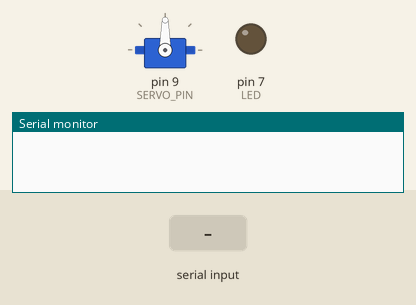
A sketch run on a simulated Arduino Uno, built with avr-gcc and run on an emulated ATmega328P. On the bench: servo, output pins drawn as LEDs (lit = HIGH), the last lines printed to the serial monitor. The test bench sets the inputs (shaded band).

Above: at 1.2 s.
1.3 s: "led-prender\n" received over Serial
At 2.4 s:
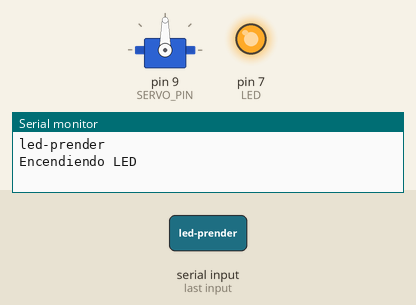
2.8 s: "puerta\n" received over Serial
At 4.1 s:
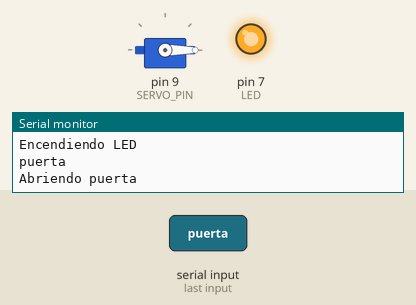
5.3 s: "led-apagar\n" received over Serial
At 6.5 s:
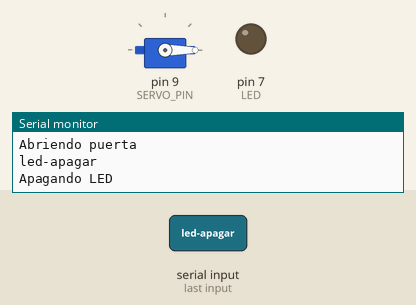
6.8 s: "puerta\n" received over Serial
At 7.6 s:
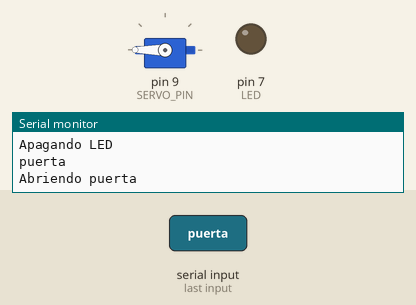
Timing chart, 0 to 9.8 s (numbered marks = the images above; inputs shaded):
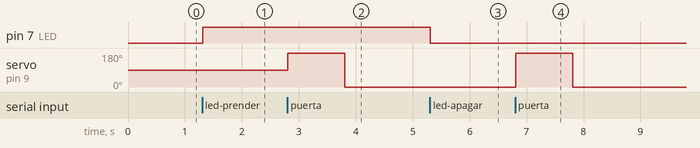

The sketch:

main.ino
```cpp
#include <DHT.h>
#include <Servo.h>

#define DHTPIN 2
#define LED 7
#define DHTTYPE DHT11
#define SERVO_PIN 9

Servo myServo;
DHT dht(DHTPIN, DHTTYPE);

void setup() {
  Serial.begin(9600);
  dht.begin();
  myServo.attach(SERVO_PIN);
  pinMode(LED, OUTPUT); // Configurar el pin del LED como salida
}

void loop() {
  if (Serial.available()) {
    String command = Serial.readStringUntil('\n'); // Leer hasta el final de línea
    command.trim(); // Eliminar cualquier espacio en blanco adicional
    Serial.println(command);

    if (command.equals("1")) {
      Serial.println("es 1");
    }
    // CASO TEMPERATURA
    else if (command.equals("temperatura")) {
      float t = dht.readTemperature();
      if (isnan(t)) {
        char tempString[10];
        dtostrf(32.1, 1, 2, tempString); // 1 dígito mínimo, 2 dígitos decimales
        Serial.print("Temperatura: ");
        Serial.write((uint8_t *)"Temperatura: ", 13); // Enviar texto estático
        Serial.write(tempString); // Enviar temperatura
        Serial.write((uint8_t *)" *C\n", 4); // Enviar unidad y nueva línea
        return;
      }

      // Convertir el valor flotante a una cadena
      char tempString[10];
      dtostrf(t, 1, 2, tempString); // 1 dígito mínimo, 2 dígitos decimales

      Serial.print("Temperatura: ");
      Serial.write((uint8_t *)"Temperatura: ", 13); // Enviar texto estático
      Serial.write(tempString); // Enviar temperatura
      Serial.write((uint8_t *)" *C\n", 4); // Enviar unidad y nueva línea
    }
    else if (command.equals("led-prender")) {
      Serial.println("Encendiendo LED");
      digitalWrite(LED, HIGH);
    }
    else if (command.equals("led-apagar")) {
      Serial.println("Apagando LED");
      digitalWrite(LED, LOW);
    }
    else if (command.equals("puerta")) {
      Serial.println("Abriendo puerta");
      myServo.write(180); // Mover el servomotor a 180 grados
      delay(1000); // Esperar 1 segundo
      myServo.write(0); // Devolver el servomotor a 0 grados
    }
  }
}
```

Measured:
- after the input at 1.3 s, pin 7 (LED): LOW → HIGH at once
- after the input at 2.8 s, servo on pin 9 (SERVO_PIN): 90° → 180° at once, → 0° 1.0 s later
- after the input at 5.3 s, pin 7 (LED): HIGH → LOW at once
- after the input at 6.8 s, servo on pin 9 (SERVO_PIN): 0° → 180° at once, → 0° 1.0 s later
